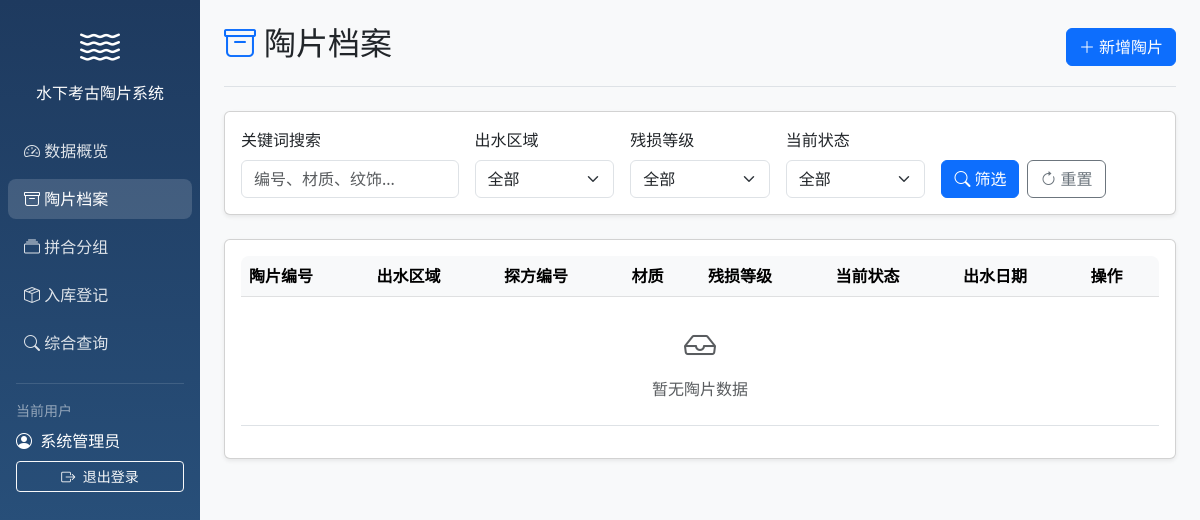
The page /potteries (signed in) on the database as committed earlier.
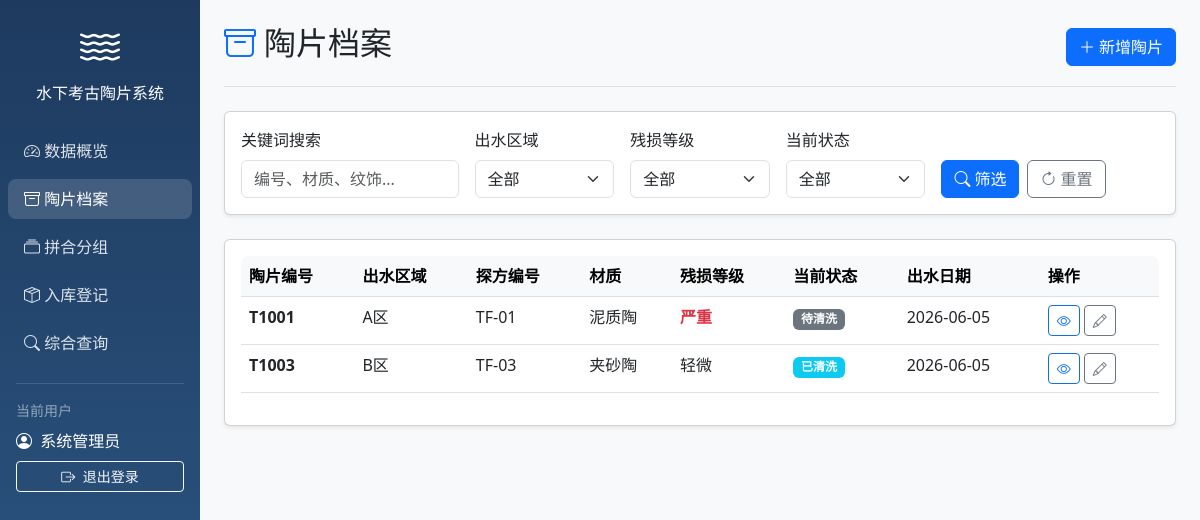
The same page on the database as committed later.
### models/models.py (models this page shows)
class Pottery(Base):
    __tablename__ = "potteries"
    id = Column(Integer, primary_key=True, index=True)
    pottery_number = Column(String, unique=True, index=True)
    water_area = Column(String)
    trench_number = Column(String)
    material = Column(String)
    decoration_description = Column(Text)
    damage_level = Column(String)
    current_status = Column(String)
    recovery_date = Column(Date)
    created_at = Column(DateTime(timezone=True), server_default=func.now())
    updated_at = Column(DateTime(timezone=True), onupdate=func.now())
    cleaning_records = relationship("CleaningRecord", back_populates="pottery")
    pottery_groups = relationship("PotteryGroupMember", back_populates="pottery")
    storage_record = relationship("StorageRecord", uselist=False, back_populates="pottery")

### main.py (the view)
@app.get("/potteries", response_class=HTMLResponse)
async def list_potteries(
    request: Request,
    current_user: User = Depends(get_current_user),
    db: Session = Depends(get_db),
    keyword: Optional[str] = None,
    water_area: Optional[str] = None,
    damage_level: Optional[str] = None,
    current_status: Optional[str] = None
):
    query = db.query(Pottery)
    if keyword:
        query = query.filter(or_(
            Pottery.pottery_number.contains(keyword),
            Pottery.decoration_description.contains(keyword),
            Pottery.material.contains(keyword)
        ))
    if water_area:
        query = query.filter(Pottery.water_area == water_area)
    if damage_level:
        query = query.filter(Pottery.damage_level == damage_level)
    if current_status:
        query = query.filter(Pottery.current_status == current_status)
    potteries = query.order_by(Pottery.created_at.desc()).all()
    water_areas = [r[0] for r in db.query(Pottery.water_area).distinct().all() if r[0]]
    return templates.TemplateResponse("potteries.html", {
        "request": request,
        "current_user": current_user,
        "potteries": potteries,
        "keyword": keyword,
        "water_area": water_area,
        "damage_level": damage_level,
        "current_status": current_status,
        "water_areas": water_areas
    })

### templates/potteries.html (shortened to what the changed rows need)
{% extends "base.html" %}
{% block body %}
<div class="container-fluid">
    <div class="row">
        <main class="col-md-9 ms-sm-auto col-lg-10 px-md-4 main-content">
            <div class="d-flex justify-content-between flex-wrap flex-md-nowrap align-items-center pt-4 pb-3 mb-4 border-bottom">
                <h1 class="h2">
                    <i class="bi bi-archive text-primary me-2"></i>陶片档案
                </h1>
            </div>
            <div class="card shadow-sm">
                <div class="card-body">
                    <div class="table-responsive">
                        <table class="table table-hover">
                            <thead class="table-light">
                                <tr>
                                    <th>陶片编号</th>
                                    <th>出水区域</th>
                                    <th>探方编号</th>
                                    <th>材质</th>
                                    <th>残损等级</th>
                                    <th>当前状态</th>
                                    <th>出水日期</th>
                                    <th>操作</th>
                                </tr>
                            </thead>
                            <tbody>
                                {% for p in potteries %}
                                <tr>
                                    <td><strong>{{ p.pottery_number }}</strong></td>
                                    <td>{{ p.water_area }}</td>
                                    <td>{{ p.trench_number }}</td>
                                    <td>{{ p.material }}</td>
                                    <td>
                                        {% if p.damage_level == '严重' %}
                                        <span class="damage-severe">{{ p.damage_level }}</span>
                                        {% else %}
                                        {{ p.damage_level }}
                                        {% endif %}
                                    </td>
                                    <td>
                                        {% if p.current_status == '已入库' %}
                                        <span class="badge bg-success">{{ p.current_status }}</span>
                                        {% elif p.current_status == '已清洗' %}
                                        <span class="badge bg-info">{{ p.current_status }}</span>
                                        {% else %}
                                        <span class="badge bg-secondary">{{ p.current_status }}</span>
                                        {% endif %}
                                    </td>
                                    <td>{{ p.recovery_date }}</td>
                                    <td>
                                        <a href="/potteries/{{ p.id }}" class="btn btn-sm btn-outline-primary">
                                            <i class="bi bi-eye"></i>
                                        </a>
                                        <a href="/potteries/{{ p.id }}/edit" class="btn btn-sm btn-outline-secondary">
                                            <i class="bi bi-pencil"></i>
                                        </a>
                                    </td>
                                </tr>
                                {% else %}
                                <tr>
                                    <td colspan="8" class="text-center text-muted py-4">
                                        <i class="bi bi-inbox" style="font-size: 2rem;"></i>
                                        <p class="mt-2 mb-0">暂无陶片数据</p>
                                    </td>
                                </tr>
                                {% endfor %}
                            </tbody>
                        </table>
                    </div>
                </div>
            </div>
        </main>
    </div>
</div>
{% endblock %}

Rows that differ between the two databases and show on the page:
added Pottery: pottery_number "T1001", water_area "A区", trench_number "TF-01", material "泥质陶", damage_level "严重", current_status "待清洗", recovery_date "2026-06-05"
added Pottery: pottery_number "T1003", water_area "B区", trench_number "TF-03", material "夹砂陶", damage_level "轻微", current_status "已清洗", recovery_date "2026-06-05"
Other text that changed with them:
text no longer shown: "暂无陶片数据"
